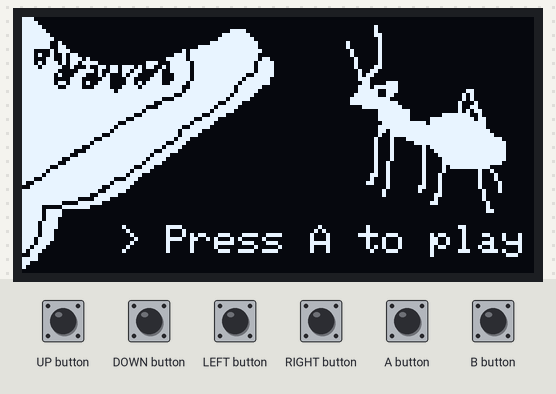
The sketch below on a simulated Arduboy, built with avr-gcc and run on an emulated ATmega32U4. Shown: 128×64 one-colour display. The test bench sets the inputs (shaded band). Random numbers use the default seed unless the sketch sets one.

Above: at 1.2 s.
1.3 s: A button pressed for 0.15 s
At 1.48 s:
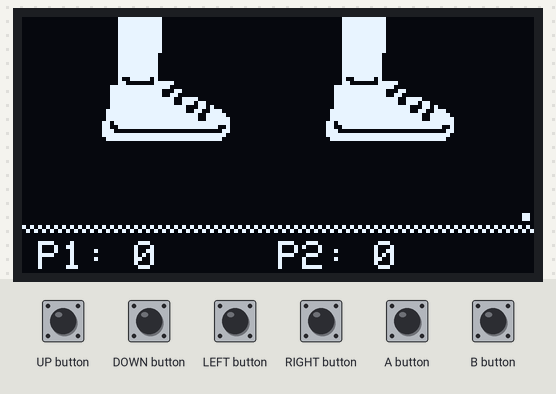
2.0 s: DOWN button pressed for 0.15 s
At 2.4 s:
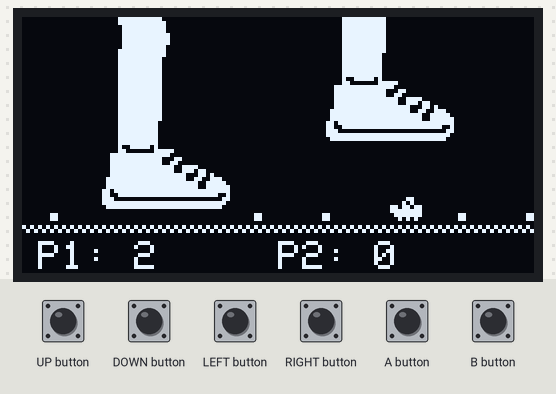
2.7 s: DOWN button pressed for 1 s
At 3.96 s:
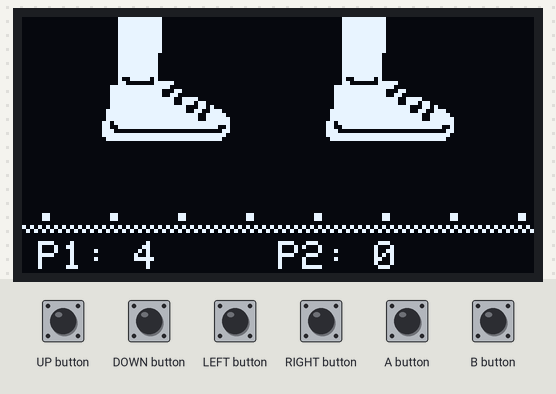
4.3 s: A button pressed for 1 s
At 5.52 s:
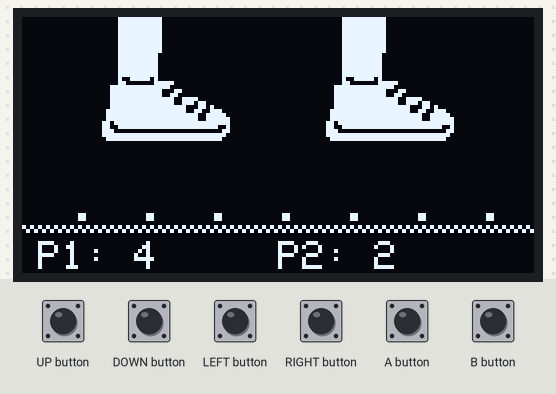
5.9 s: DOWN button set LOW
At 6.16 s:
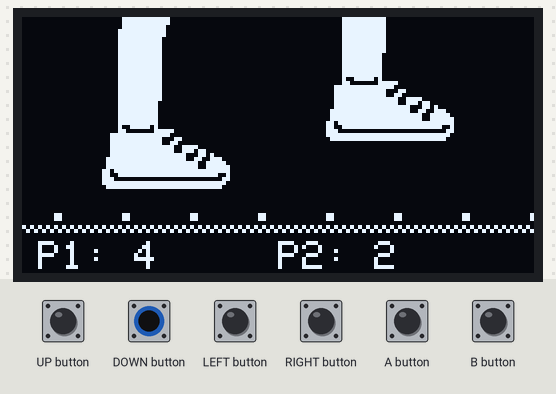
8.9 s: DOWN button pulsed HIGH 2 times (0.12 s each, 0.3 s apart)
At 9.22 s:
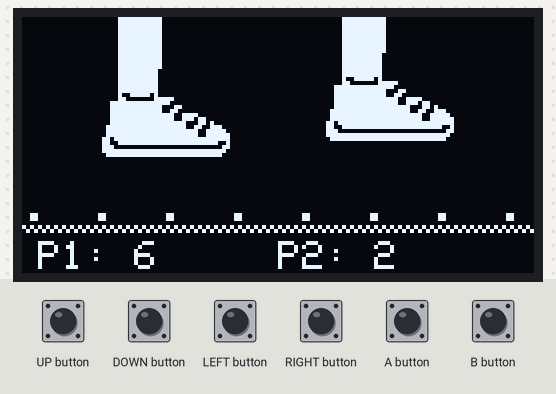
Timing chart, 0 to 11.9 s (numbered marks = the images above; inputs shaded):
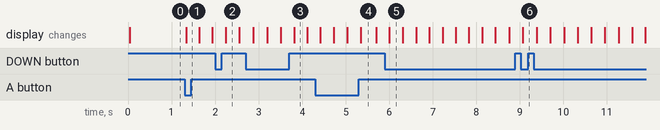

Measured:
- after the input at 1.3 s, the display: changes at once (image 1)

The sketch:

ants.ino
```cpp
// Tom Bedford (oldmantom)
// July 26th 2017
// Ants

#include <Arduboy2.h>
Arduboy2 arduboy;

// gamestates
int gamestate = 0;
int gametype = 0;

// resolution
const int screenWidth = 128;
const int screenHeight = 51;

// button press buffers
int bufferA = 0;
int bufferB = 0;
int bufferUp = 0;
int bufferDown = 0;
int bufferLeft = 0;
int bufferRight = 0;

// spawner
const int spawnX = screenWidth;
const int spawnY = screenHeight;

// ants
bool waveGenerated = false;
int waveNumber = 0;
bool antsSpawned = false;
class Ant {
  public:
    int antX;
    int antY;
    int antSize;
    bool alive = false;
};
int currentAnt;
int numberOfAnts;
int antSpeed;
int antSpacing;
Ant Ants[50]; // prepare array of ants (max 50)

// foot
const int footHighPoint = -33; // highest foot can go
const int footLowPoint = -13; // lowest foot can go
const int footWidth = 32;
const int footHeight = 64;

// 1st player
int footX = 20;
int footY = footHighPoint;
bool footRaised;
bool footLowering;
bool footRaising;

// 2nd player
bool twoPlayer;
int p2_footX = 76;
int p2_footY = footHighPoint;
bool p2_footRaised;
bool p2_footLowering;
bool p2_footRaising;

// scoring
int waveAntsCrushed;
int waveAntsLost;
int totalAntsCrushed;
int totalAntsLost;
int p2_totalAntsCrushed;
int p2_totalAntsLost;

// images
const unsigned char titlescreen[] PROGMEM  = {
  0xff, 0xff, 0xff, 0xfe, 0xfc, 0xf8, 0xf0, 0x20, 0x00, 0xc0, 0x80, 0x00, 0x00, 0x00, 0x00, 0x00, 0x00, 0x00, 0x00, 0x00, 0x00, 0x00, 0x00, 0x00, 0x00, 0x00, 0x00, 0x00, 0x00, 0x00, 0x00, 0x00, 0x00, 0x00, 0x00, 0x00, 0x00, 0x00, 0x00, 0x00, 0x00, 0x00, 0x00, 0x00, 0x80, 0x80, 0x80, 0xc0, 0xc0, 0xe0, 0xf0, 0xf0, 0xf8, 0xf8, 0xf8, 0xf8, 0xf0, 0xe0, 0xc0, 0x00, 0x00, 0x00, 0x00, 0x00, 0x00, 0x00, 0x00, 0x00, 0x00, 0x00, 0x00, 0x00, 0x00, 0x00, 0x00, 0x00, 0x00, 0x00, 0x00, 0x00, 0x00, 0xc0, 0x00, 0x00, 0x00, 0x00, 0x00, 0x00, 0x1c, 0xf0, 0x00, 0x00, 0x00, 0x00, 0x00, 0x00, 0x00, 0x00, 0x00, 0x00, 0x00, 0x00, 0x00, 0x00, 0x00, 0x00, 0x00, 0x00, 0x00, 0x00, 0x00, 0x00, 0x00, 0x00, 0x00, 0x00, 0x00, 0x00, 0x00, 0x00, 0x00, 0x00, 0x00, 0x00, 0x00, 0x00, 0x00, 0x00, 0xff, 0xff, 0xff, 0xf0, 0xea, 0xf0, 0xfc, 0xff, 0x38, 0x51, 0xf, 0x1, 0x9e, 0xce, 0xe4, 0x68, 0x3c, 0x28, 0x8, 0x70, 0x90, 0xc0, 0x30, 0x30, 0x00, 0x70, 0xb0, 0xd0, 0x60, 0x30, 0x00, 0x18, 0x98, 0xc8, 0xe0, 0x10, 0x4, 0x3c, 0xfe, 0xfe, 0xff, 0xf8, 0x7, 0xff, 0xff, 0xff, 0xff, 0xff, 0xff, 0xff, 0xff, 0xff, 0xff, 0xff, 0xff, 0x7f, 0xbf, 0xbf, 0xc7, 0xf9, 0xfc, 0xfc, 0x78, 0x00, 0x00, 0x00, 0x00, 0x00, 0x00, 0x00, 0x00, 0x00, 0x00, 0x00, 0x00, 0x00, 0x00, 0x00, 0x00, 0x00, 0x00, 0x00, 0x3, 0x1c, 0xe0, 0x80, 0xc0, 0x60, 0x30, 0x1f, 0x00, 0x00, 0x00, 0x00, 0x00, 0x00, 0x00, 0x00, 0x00, 0x00, 0x00, 0x00, 0x00, 0x00, 0x00, 0x00, 0x00, 0x00, 0x00, 0x00, 0x00, 0x00, 0x00, 0x00, 0x00, 0x00, 0x00, 0x00, 0x00, 0x00, 0x00, 0x00, 0x00, 0x00, 0x00, 0x00, 0x00, 0x00, 0xff, 0xff, 0xff, 0xff, 0xff, 0xff, 0xff, 0xff, 0xfe, 0xfd, 0xfd, 0xfe, 0xff, 0xff, 0xff, 0xfc, 0xfd, 0xfc, 0xfe, 0xff, 0xff, 0xff, 0xfc, 0xf8, 0xfc, 0xfe, 0xff, 0xff, 0xfe, 0xfd, 0x7e, 0xbf, 0xbf, 0x9f, 0xdf, 0xee, 0xee, 0xef, 0xf7, 0xf7, 0xf9, 0xfc, 0xff, 0xff, 0xff, 0xff, 0xff, 0x7f, 0xbf, 0xdf, 0xdf, 0xef, 0xf7, 0x79, 0x3e, 0x1f, 0x1f, 0xf, 0x7, 0x3, 0x1, 0x1, 0x00, 0x00, 0x00, 0x00, 0x00, 0x00, 0x00, 0x00, 0x00, 0x00, 0x00, 0x00, 0x00, 0x00, 0x00, 0x00, 0x00, 0x00, 0x00, 0x00, 0x30, 0x38, 0x3e, 0x7f, 0x7f, 0x7c, 0x7e, 0xf2, 0xf2, 0xff, 0xef, 0xe7, 0xc0, 0x80, 0x80, 0x00, 0x00, 0x00, 0x00, 0x00, 0x00, 0x00, 0x00, 0x00, 0x00, 0x00, 0x00, 0xe0, 0x18, 0x84, 0x5c, 0xe0, 0x80, 0x00, 0x00, 0x00, 0x00, 0x00, 0x00, 0x00, 0x00, 0x00, 0x00, 0x00, 0x00, 0x00, 0xff, 0xff, 0xff, 0xff, 0xff, 0xff, 0xff, 0xff, 0xff, 0xff, 0xff, 0xff, 0xff, 0xff, 0xff, 0xff, 0xff, 0x7f, 0xbf, 0xbf, 0xdf, 0xdf, 0xef, 0xf7, 0xfb, 0xfb, 0xfd, 0xfd, 0xfe, 0xfe, 0xff, 0xff, 0xff, 0xff, 0xff, 0xff, 0x7f, 0x7f, 0xbf, 0xcf, 0xf7, 0x77, 0x3b, 0x3d, 0x1d, 0xe, 0xe, 0x7, 0x3, 0x1, 0x1, 0x00, 0x00, 0x00, 0x00, 0x00, 0x00, 0x00, 0x00, 0x00, 0x00, 0x00, 0x00, 0x00, 0x00, 0x00, 0x00, 0x00, 0x00, 0x00, 0x00, 0x00, 0x00, 0x00, 0x00, 0x00, 0x00, 0x00, 0x00, 0x00, 0x00, 0x00, 0x00, 0x00, 0x00, 0x00, 0x00, 0x00, 0xc0, 0x3b, 0x1f, 0xf, 0xff, 0x3f, 0x3f, 0x3f, 0x7f, 0x7c, 0xfc, 0xfc, 0xfc, 0xf8, 0xfe, 0xfe, 0xfe, 0xff, 0xff, 0xff, 0xff, 0xff, 0xff, 0xff, 0xfe, 0xfc, 0xff, 0xfe, 0xf0, 0xe0, 0xc0, 0xc0, 0x80, 0x00, 0x00, 0x00, 0x00, 0x00, 0x00, 0x00, 0xff, 0xff, 0xff, 0xff, 0xff, 0x7f, 0xbf, 0xdf, 0xdf, 0xef, 0xe7, 0xf7, 0xfb, 0xf9, 0xfd, 0xfc, 0xfe, 0xff, 0xff, 0xff, 0xff, 0xff, 0xff, 0xff, 0xff, 0xff, 0x7f, 0xbf, 0xdf, 0xdf, 0x6f, 0x77, 0x3b, 0x1d, 0x1d, 0xe, 0x7, 0x3, 0x3, 0x1, 0x00, 0x00, 0x00, 0x00, 0x00, 0x00, 0x00, 0x00, 0x00, 0x00, 0x00, 0x00, 0x00, 0x00, 0x00, 0x00, 0x00, 0x00, 0x00, 0x00, 0x00, 0x00, 0x00, 0x00, 0x00, 0x00, 0x00, 0x00, 0x00, 0x00, 0x00, 0x00, 0x00, 0x00, 0x00, 0x00, 0x00, 0x00, 0x00, 0x00, 0x00, 0x00, 0x00, 0x00, 0x00, 0x00, 0x00, 0x80, 0xff, 0x00, 0x00, 0xf0, 0xf, 0x00, 0x00, 0x00, 0x00, 0x00, 0x00, 0x00, 0xff, 0x00, 0x1, 0x3, 0x87, 0x7f, 0x1f, 0x3f, 0x3f, 0x3f, 0x3f, 0x3f, 0x3f, 0x3f, 0xff, 0x3f, 0x3f, 0x5f, 0x9f, 0x1f, 0xf, 0x00, 0x00, 0x00, 0x00, 0x00, 0x00, 0x00, 0xfb, 0xf9, 0xfd, 0xfe, 0xfe, 0x7f, 0x7f, 0x7f, 0x7f, 0x7f, 0xbf, 0xbf, 0xbf, 0xbf, 0xdf, 0xdf, 0xdf, 0x4f, 0x6f, 0x77, 0x33, 0x3b, 0x1d, 0x1e, 0xe, 0xe, 0x7, 0x3, 0x1, 0x00, 0x00, 0x00, 0x00, 0x00, 0x00, 0x00, 0x00, 0x00, 0x00, 0x00, 0x00, 0x00, 0x00, 0x00, 0x00, 0x00, 0x00, 0x00, 0x00, 0x00, 0x00, 0x00, 0x00, 0x00, 0x00, 0x00, 0x00, 0x00, 0x00, 0x00, 0x00, 0x00, 0x00, 0x00, 0x00, 0x00, 0x00, 0x00, 0x00, 0x00, 0x00, 0x00, 0x00, 0x00, 0x00, 0x00, 0x00, 0x00, 0x00, 0x00, 0x00, 0x00, 0x00, 0x00, 0x00, 0x00, 0x2, 0x3, 0x00, 0x00, 0x18, 0x7, 0x00, 0x00, 0x00, 0x00, 0x00, 0x00, 0x00, 0xc, 0x7, 0x00, 0x40, 0x70, 0x1f, 0x00, 0x00, 0x00, 0x00, 0x00, 0x00, 0x00, 0x00, 0x00, 0x7, 0x38, 0xc0, 0x00, 0x1, 0xe, 0x00, 0x00, 0x00, 0x00, 0x00, 0x00, 0x00, 0x00, 0xff, 0xff, 0xff, 0x7f, 0x87, 0xf8, 0xff, 0xff, 0x1f, 0x3, 0x00, 0x00, 0x00, 0x00, 0x00, 0x00, 0x00, 0x00, 0x00, 0x00, 0x00, 0x00, 0x00, 0x00, 0x00, 0x00, 0x00, 0x00, 0x00, 0x00, 0x00, 0x00, 0x00, 0x00, 0x00, 0x00, 0x00, 0x00, 0x00, 0x00, 0x00, 0x00, 0x00, 0x00, 0x00, 0x00, 0x00, 0x00, 0x00, 0x00, 0x00, 0x00, 0x00, 0x00, 0x00, 0x00, 0x00, 0x00, 0x00, 0x00, 0x00, 0x00, 0x00, 0x00, 0x00, 0x00, 0x00, 0x00, 0x00, 0x00, 0x00, 0x00, 0x00, 0x00, 0x00, 0x00, 0x00, 0x00, 0x00, 0x00, 0x00, 0x00, 0x00, 0x00, 0x00, 0x00, 0x00, 0x00, 0x00, 0x00, 0x00, 0x00, 0x00, 0x00, 0x00, 0x00, 0x00, 0x00, 0x00, 0x00, 0x00, 0x00, 0x00, 0x00, 0x00, 0x00, 0x00, 0x00, 0x00, 0x00, 0x00, 0x00, 0x00, 0x00, 0x00, 0x00, 0x1, 0x1, 0x00, 0x00, 0x00, 0x00, 0x00, 0x00, 0x00, 0x00, 0x00, 0x00, 0x77, 0x33, 0x1d, 0x1e, 0x7, 0x3, 0x1, 0x00, 0x00, 0x00, 0x00, 0x00, 0x00, 0x00, 0x00, 0x00, 0x00, 0x00, 0x00, 0x00, 0x00, 0x00, 0x00, 0x00, 0x00, 0x00, 0x00, 0x00, 0x00, 0x00, 0x00, 0x00, 0x00, 0x00, 0x00, 0x00, 0x00, 0x00, 0x00, 0x00, 0x00, 0x00, 0x00, 0x00, 0x00, 0x00, 0x00, 0x00, 0x00, 0x00, 0x00, 0x00, 0x00, 0x00, 0x00, 0x00, 0x00, 0x00, 0x00, 0x00, 0x00, 0x00, 0x00, 0x00, 0x00, 0x00, 0x00, 0x00, 0x00, 0x00, 0x00, 0x00, 0x00, 0x00, 0x00, 0x00, 0x00, 0x00, 0x00, 0x00, 0x00, 0x00, 0x00, 0x00, 0x00, 0x00, 0x00, 0x00, 0x00, 0x00, 0x00, 0x00, 0x00, 0x00, 0x00, 0x00, 0x00, 0x00, 0x00, 0x00, 0x00, 0x00, 0x00, 0x00, 0x00, 0x00, 0x00, 0x00, 0x00, 0x00, 0x00, 0x00, 0x00, 0x00, 0x00, 0x00, 0x00, 0x00, 0x00, 0x00, 0x00, 0x00, 0x00, 0x00, 0x00, 0x00, 0x00, 0x00,
};
const unsigned char foot[] PROGMEM  = {
  0x00, 0x00, 0x00, 0x00, 0xff, 0xff, 0xff, 0xff, 0xff, 0xff, 0xff, 0xff, 0xff, 0xff, 0xff, 0x00, 0x00, 0x00, 0x00, 0x00, 0x00, 0x00, 0x00, 0x00, 0x00, 0x00, 0x00, 0x00, 0x00, 0x00, 0x00, 0x00, 0x00, 0x00, 0x00, 0x00, 0xff, 0xff, 0xff, 0xff, 0xff, 0xff, 0xff, 0xff, 0xff, 0xff, 0xff, 0x00, 0x00, 0x00, 0x00, 0x00, 0x00, 0x00, 0x00, 0x00, 0x00, 0x00, 0x00, 0x00, 0x00, 0x00, 0x00, 0x00, 0x00, 0x00, 0x00, 0x00, 0x3, 0xff, 0xff, 0xff, 0xff, 0xff, 0xff, 0xff, 0xff, 0xff, 0xff, 0xfe, 0x70, 0x00, 0x00, 0x00, 0x00, 0x00, 0x00, 0x00, 0x00, 0x00, 0x00, 0x00, 0x00, 0x00, 0x00, 0x00, 0x00, 0x00, 0x00, 0x00, 0xff, 0xff, 0xff, 0xff, 0xff, 0xff, 0xff, 0xff, 0xff, 0xff, 0xff, 0x3, 0x00, 0x00, 0x00, 0x00, 0x00, 0x00, 0x00, 0x00, 0x00, 0x00, 0x00, 0x00, 0x00, 0x00, 0x00, 0x00, 0x00, 0x00, 0x00, 0x00, 0xff, 0xff, 0xff, 0xff, 0xff, 0xff, 0xff, 0xff, 0xff, 0xff, 0xff, 0x00, 0x00, 0x00, 0x00, 0x00, 0x00, 0x00, 0x00, 0x00, 0x00, 0x00, 0x00, 0x00, 0x00, 0x00, 0x00, 0x00, 0x00, 0x00, 0x00, 0x00, 0xff, 0xff, 0xff, 0xff, 0xff, 0xff, 0xff, 0xff, 0xff, 0xff, 0x3, 0x00, 0x00, 0x00, 0x00, 0x00, 0x00, 0x00, 0x00, 0x00, 0x00, 0x00, 0x00, 0x00, 0x00, 0x00, 0x00, 0x00, 0x00, 0x00, 0xfc, 0xfc, 0xff, 0xfe, 0xfc, 0xfd, 0xfd, 0xfd, 0xfd, 0xfd, 0xfc, 0xff, 0xfe, 0xe6, 0xe6, 0xf2, 0x98, 0x88, 0xe0, 0x60, 0x60, 0x20, 0xc0, 0xc0, 0x00, 0x80, 0x00, 0x00, 0x00, 0x00, 0x78, 0xff, 0xe7, 0xcf, 0xdf, 0xdf, 0xdf, 0xdf, 0xdf, 0xdf, 0xdf, 0xdf, 0xdf, 0xdf, 0xdf, 0xdf, 0xdf, 0xdf, 0xdf, 0xdf, 0xdf, 0xde, 0xde, 0xdf, 0xd9, 0xd8, 0xde, 0xdf, 0xdf, 0xcf, 0x6e, 0x3c,
};
const unsigned char queen[] PROGMEM  = {
  0x30, 0x70, 0xe0, 0x78, 0xf4, 0x6c, 0xf0, 0x70,
};

void setup() {

  // start arduboy
  arduboy.begin();

  // serial connection for debugging
  Serial.begin(9600);

  // seed the random number generator
  arduboy.initRandomSeed();

  // set the frame rate to 60 FPS
  arduboy.setFrameRate(60);

  // clear the screen
  arduboy.clear();

}

void loop() {

  // prevent the game from running too fast (i.e. if not ready to display next frame, wait)
  if (!arduboy.nextFrame()) {
    return;
  }

  // clear the display
  arduboy.clear();

  // game code here
  switch(gamestate) {
    case 0:
      // title screen
      title();
      break;
    case 1:
      // game screen
      gameplay();
      break;
    case 2:
      // win screen
      win();
      break;
    case 3:
      // lose screen
      lose();
      break;
  }

  // reset variables for button presses
  resetbuttonbuffers();

  // update the display
  arduboy.display();

}

void title () {

  arduboy.drawBitmap(0, 0, titlescreen, 128, 64, WHITE);

  arduboy.setCursor(24, 52);
  arduboy.print("> Press A to play");
  if(arduboy.pressed(A_BUTTON) and bufferA == 0) {
    bufferA = 1;
    gamestate = 1;
  }

}

void gameplay() {

  twoPlayer = true;

  printScore();

  checkScore();

  footUpDown();

  // draw floor
  for( int x = 0; x < 128; x = x + 2 ) {
    arduboy.fillRect(x, 52, 1, 1, WHITE);
  }
  for( int x = 1; x <= 127; x = x + 2 ) {
    arduboy.fillRect(x, 53, 1, 1, WHITE);
  }

  // draw player foot
  arduboy.drawBitmap(footX, footY, foot, footWidth, footHeight, WHITE);
  // 2 player
  if (twoPlayer == true) {
    arduboy.drawBitmap(p2_footX, p2_footY, foot, footWidth, footHeight, WHITE);
  }


  // generate next wave of ants
  if (waveGenerated == false) {
    // increment the wave number
    waveNumber++;
    // random number of ants
    numberOfAnts = random(10, 50);
    // array of ant speeds
    int antSpeedArray[10] { 1, 2, 2, 2, 2, 3, 3, 3, 3, 4 }; // 10% chance of 1 and 4, 40% chance of 2 or 3
    // random index from array of ant speeds
    antSpeed = antSpeedArray[random(0, 10)];
    // random spacing
    antSpacing = random(12, 20);
    // stop until next needed
    waveGenerated = true;
    // set antsSpawned to false
    antsSpawned == false;
//    // debug
//    Serial.print("Wave Generated");
//    Serial.print("\n");
//    Serial.print("numberOfAnts: ");
//    Serial.print(numberOfAnts);
//    Serial.print("\n");
  }

  // spawn ants

  if (antsSpawned == false) {
    // array of ant sizes
    int antSizeArray[10] { 2, 2, 2, 2, 2, 2, 2, 2, 2, 8 }; // 8 = queen ant
    for ( currentAnt = 0; currentAnt < numberOfAnts; currentAnt++ ) {
      Ants[currentAnt].antSize = antSizeArray[random(0, 10)]; // random key from ant size array
      Ants[currentAnt].antX = spawnX + (currentAnt*antSpacing) + Ants[currentAnt].antSize; // horizontal offset for spawing + random number
      Ants[currentAnt].antY = spawnY;
      Ants[currentAnt].alive = true;
    }
    antsSpawned = true; // stop them spawning again
  }

  // for each Ant in Ants
  for (currentAnt = 0; currentAnt < numberOfAnts; currentAnt++) {
    // if the ants are alive
    if (Ants[currentAnt].alive == true) {
      moveAnts(); // move to the right
      escapedAnts(); // score if ants escape
      crushedAnts(); // score if ants are crushed
      // draw ants
      if (Ants[currentAnt].antSize <= 7){
        arduboy.fillRect(Ants[currentAnt].antX - Ants[currentAnt].antSize, Ants[currentAnt].antY - Ants[currentAnt].antSize, Ants[currentAnt].antSize, Ants[currentAnt].antSize, WHITE);
      }
      // draw queens
      if (Ants[currentAnt].antSize == 8){
        arduboy.drawBitmap(Ants[currentAnt].antX - Ants[currentAnt].antSize, Ants[currentAnt].antY - Ants[currentAnt].antSize, queen, Ants[currentAnt].antSize, Ants[currentAnt].antSize, WHITE);
      }
    }
  }

}

void checkScore() {

  // if all the ants are dead...
  if ((waveAntsCrushed + waveAntsLost) == numberOfAnts) {
    // spawn a new wave
    waveAntsCrushed = 0;
    waveAntsLost = 0;
    waveGenerated = false;
    antsSpawned = false;
  }

//  // if there have been more than 5 waves...
//  if (waveNumber > 5) {
//    // win the game (for now)
//    gamestate = 2; // win
//  }

//  if (waveAntsCrushed >= numberOfAnts) {
//    gamestate = 2; // win
//  }
//  if (waveAntsLost >= numberOfAnts) {
//    gamestate = 3; // lose
//  }
}

void printScore() {

  if (twoPlayer == false) {
    arduboy.setCursor(4,56);
    arduboy.print("Points: ");
    arduboy.print(totalAntsCrushed);
  }

  if (twoPlayer == true) {
    // 1st player score
    arduboy.setCursor(4,56);
    arduboy.print("P1: ");
    arduboy.print(totalAntsCrushed);
    // 2nd player score
    arduboy.setCursor(64,56);
    arduboy.print("P2: ");
    arduboy.print(p2_totalAntsCrushed);
  }

}

void footUpDown() {

  // if the foot is at the top of the screen...
  if (footY == footHighPoint) {
    footRaising = false;
    footRaised = true;
  }

  // if the foot is raised...
  if (footRaised == true) {
    // if A is pressed..
    if(arduboy.pressed(DOWN_BUTTON) and bufferDown == 0) {
      bufferDown = 1;
      footLowering = true;
      footRaised = false;
    }
  }

  // if foot is lowering, and not at the bottom of the screen...
  if (footLowering == true and footY < footLowPoint) {
    // move the foot down
    footY = footY + 2;
  }

  // if foot is at the bottom of the screen...
  if (footY == footLowPoint) {
    // stop foot lowering
    footLowering = false;
    // start foot raising
    footRaising = true;
  }

  // if foot is raising, and not at the top of the screen...
  if (footRaising == true and footY > footHighPoint) {
    footY = footY - 1;
  }

  // 2 player
  if (twoPlayer == true) {
    // if the foot is at the top of the screen...
    if (p2_footY == footHighPoint) {
      p2_footRaising = false;
      p2_footRaised = true;
    }

    // if the foot is raised...
    if (p2_footRaised == true) {
      // if A is pressed..
      if(arduboy.pressed(A_BUTTON) and bufferA == 0) {
        bufferA = 1;
        p2_footLowering = true;
        p2_footRaised = false;
      }
    }

    // if foot is lowering, and not at the bottom of the screen...
    if (p2_footLowering == true and p2_footY < footLowPoint) {
      // move the foot down
      p2_footY = p2_footY + 2;
    }

    // if foot is at the bottom of the screen...
    if (p2_footY == footLowPoint) {
      // stop foot lowering
      p2_footLowering = false;
      // start foot raising
      p2_footRaising = true;
    }

    // if foot is raising, and not at the top of the screen...
    if (p2_footRaising == true and p2_footY > footHighPoint) {
      p2_footY = p2_footY - 1;
    }
  }

}

void moveAnts() {
//  Ants[currentAnt].antX = Ants[currentAnt].antX - 2;
  Ants[currentAnt].antX = Ants[currentAnt].antX - antSpeed;
}

void escapedAnts() {
  // if ant is offscreen
  if (Ants[currentAnt].antX <= 0) {
   // increment wave ants lost
   waveAntsLost++;
   // increment total ants list
   totalAntsLost++;
   // kill the ant
   Ants[currentAnt].alive = false;
  }
}

void crushedAnts() {
  // if player foot is down
  if (footY == footLowPoint or footY == footLowPoint -1) {
    // if ant is under foot
    if ((Ants[currentAnt].antX >= footX and Ants[currentAnt].antX <= footX + footWidth) or (Ants[currentAnt].antX + Ants[currentAnt].antSize >= footX and Ants[currentAnt].antX + Ants[currentAnt].antSize <= footX + footWidth)) {
      // increment wave ants crushed
      waveAntsCrushed++;
      // increment total ants crushed
      if (Ants[currentAnt].antSize <= 7){
        // one point for regular ants
        totalAntsCrushed++;
      }
      // draw queens
      if (Ants[currentAnt].antSize == 8){
        // 20 points for queens
        totalAntsCrushed = totalAntsCrushed + 20;
      }
      // kill the ant
      Ants[currentAnt].alive = false;
    }
  }

  if (twoPlayer == true) {
      // if player foot is down
      if (p2_footY == footLowPoint or p2_footY == footLowPoint -1) {
        // if ant is under foot
        if ((Ants[currentAnt].antX >= p2_footX and Ants[currentAnt].antX <= p2_footX + footWidth) or (Ants[currentAnt].antX + Ants[currentAnt].antSize >= p2_footX and Ants[currentAnt].antX + Ants[currentAnt].antSize <= p2_footX + footWidth)) {
          // increment wave ants crushed
          waveAntsCrushed++;
          // increment total ants crushed
          if (Ants[currentAnt].antSize <= 7){
            // one point for regular ants
            p2_totalAntsCrushed++;
          }
          // draw queens
          if (Ants[currentAnt].antSize == 8){
            // 20 points for queens
            p2_totalAntsCrushed = p2_totalAntsCrushed + 20;
          }
          // kill the ant
          Ants[currentAnt].alive = false;
        }
      }
  }

}

void win() {
  arduboy.setCursor(0, 0);
  arduboy.print("You crushed them!");
  arduboy.setCursor(0, 16);
  arduboy.print("Press B to play again.");
  // press B to reset
  if(arduboy.pressed(B_BUTTON) and bufferB == 0) {
    bufferB = 1;
    resetgame();
    gamestate = 0;
  }
}

void lose() {
  arduboy.setCursor(0, 0);
  arduboy.print("Too many escaped!");
  arduboy.setCursor(0, 16);
  arduboy.print("Press B to try again.");
  // press B to reset
  if(arduboy.pressed(B_BUTTON) and bufferB == 0) {
    bufferB = 1;
    resetgame();
    gamestate = 0;
  }
}

void resetgame() {
  // ants
  antsSpawned = false;
  // scoring
  waveAntsCrushed = 0;
  waveAntsLost = 0;
  // player
  footX = 50;
  footY = -20;
  waveGenerated = false;
}

void resetbuttonbuffers() {
  // reset buffer state
  if (arduboy.notPressed(A_BUTTON)) {
    bufferA = 0;
  }
  if (arduboy.notPressed(B_BUTTON)) {
    bufferB = 0;
  }
  if (arduboy.notPressed(UP_BUTTON)) {
    bufferUp = 0;
  }
  if (arduboy.notPressed(DOWN_BUTTON)) {
    bufferDown = 0;
  }
  if (arduboy.notPressed(LEFT_BUTTON)) {
    bufferLeft = 0;
  }
  if (arduboy.notPressed(RIGHT_BUTTON)) {
    bufferRight = 0;
  }
}
```
